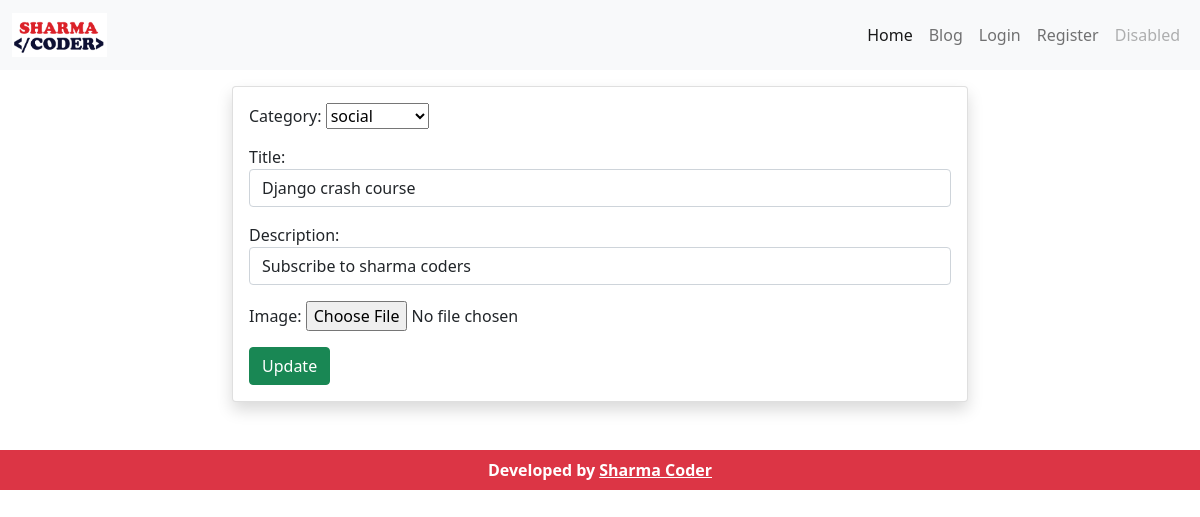
/editblog/1, run on the app's committed database.
### accounts/models.py (models this page shows, shortened)
class Blogs(models.Model):
    category = models.ForeignKey("BlogCategory", on_delete=SET_NULL, null=True)
    title = models.CharField(max_length=191, null=True)
    description = models.CharField(max_length=500, null=True)
    image = models.ImageField(upload_to=get_filename,null=True, blank=True)
    created_at = models.DateTimeField(auto_now_add=True, null=True)

### accounts/views.py (the view)
# urls.py: path('editblog/<int:pk>', views.editBlog, name="edit"),
def editBlog(request, pk):
    blog_id = Blogs.objects.get(id=pk)
    form = BlogForm(instance=blog_id)
    if request.method == 'POST':
        form = BlogForm(request.POST, request.FILES,instance=blog_id)
        if form.is_valid():
            form.save()
            messages.success(request, "Blog updated Successfully")
            return redirect('blogs')
    context = {'form':form}
    return render(request, 'accounts/edit.html', context)

### accounts/forms.py
class BlogForm(ModelForm):
    title = forms.CharField(widget = forms.TextInput(attrs={'class':'form-control'}))
    description = forms.CharField(widget = forms.TextInput(attrs={'class':'form-control'}))
    class Meta:
        model = Blogs
        fields = '__all__'

### accounts/models.py (called while the page is built)
    def __str__(self):
        return self.name

### accounts/templates/accounts/edit.html (shortened to what this page needs)
{% extends 'accounts/layouts/main.html' %}
{% block content %}
    <section>
    <div class="container mt-3">
        <div class="row justify-content-center">
            <div class="col-md-8">
                <div class="card shadow">
                    <div class="card-body">
                    <form action="" method="POST" enctype="multipart/form-data">
                        {{form.as_p}}
                        <button type="submit" class="btn btn-success"> Update </button>
                    </form>
                    </div>
                </div>
            </div>
        </div>
    </div>
</section>
{% endblock content %}

### data on the page
Blogs: category "social", title "Django crash course", description "Subscribe to sharma coders"
